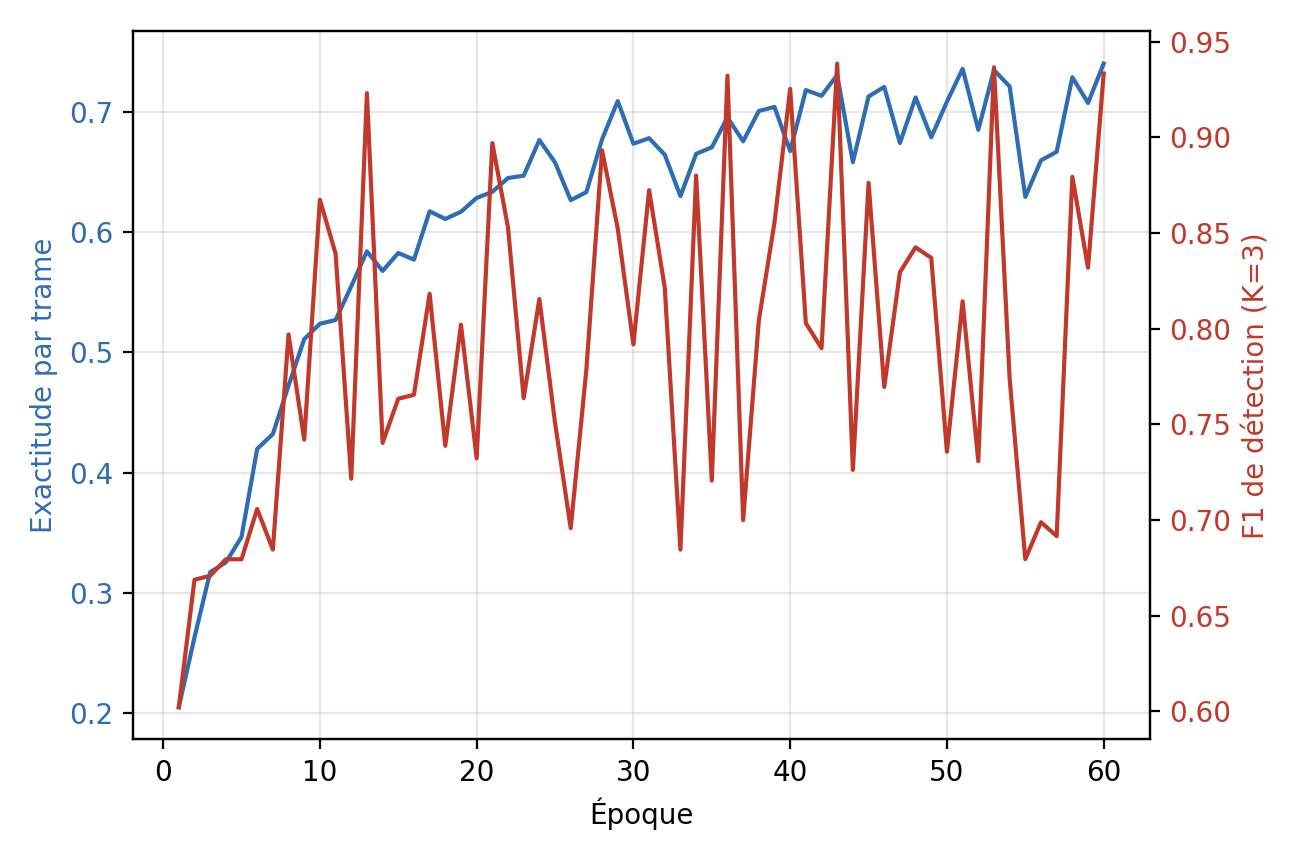

Source code (Python):
import sys, matplotlib; matplotlib.use("Agg"); import matplotlib.pyplot as plt
import pandas as pd
from pathlib import Path
plt.rcParams["pdf.fonttype"]=42
OUT=Path("/users/abdekess61/raouf/SResNet/reunion_finale")
df=pd.read_csv("/users/abdekess61/raouf/SResNet/experiments/mad/06_fall_detect/metrics_T50_fb2.0_kcurve.csv")
print("Colonnes:",list(df.columns))
cols={c.lower():c for c in df.columns}
def find(*keys):
    for k in keys:
        for lc,c in cols.items():
            if k in lc: return c
    return None
ep=find("epoch") or df.columns[0]; acc=find("frame_acc","frame","acc"); f1=find("f1_k3","f1_3","f1")
if acc is None or f1 is None:
    print("!! colonnes acc/F1 introuvables, colle le header ci-dessus"); sys.exit(0)
BLUE="#2E6DB4"; RED="#C0392B"
fig,ax1=plt.subplots(figsize=(6.5,4.3))
ax1.plot(df[ep],df[acc],color=BLUE); ax1.set_xlabel("Époque")
ax1.set_ylabel("Exactitude par trame",color=BLUE); ax1.tick_params(axis="y",labelcolor=BLUE)
ax2=ax1.twinx(); ax2.plot(df[ep],df[f1],color=RED)
ax2.set_ylabel("F1 de détection (K=3)",color=RED); ax2.tick_params(axis="y",labelcolor=RED)
ax1.grid(alpha=0.3); plt.tight_layout()
fig.savefig(OUT/"fig_chute_courbe.pdf"); fig.savefig(OUT/"fig_chute_courbe.png",dpi=200,facecolor="white")
print(f"OK fig_chute_courbe (ep={ep} acc={acc} f1={f1})")
